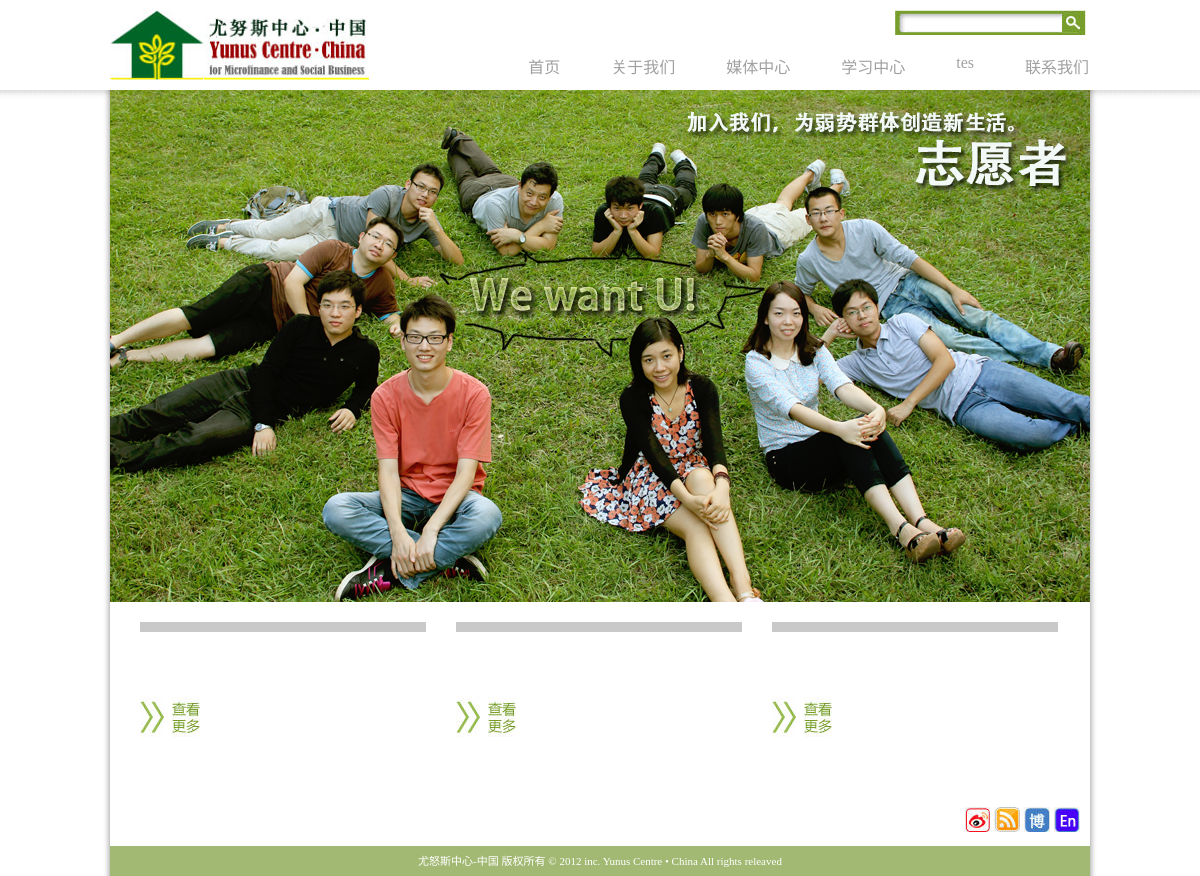
Page /about-us on the committed database.
### centre/models.py (models this page shows, shortened)
class Menu(models.Model):
    name = models.CharField(u'名称', max_length=50)
    name_english = models.CharField(u'英文名称', max_length=50, blank=True)
    order = models.IntegerField(u'排序')
    image = models.ImageField(u'图片', upload_to="menu", blank=True, help_text=u"图片大小为980px x 240px, 否则页面布局会出现不协调")
    parent = models.ForeignKey('Menu', verbose_name= u'父级', null=True, blank=True, related_name='menu_items')
    deletable = models.BooleanField(u'是否可删除', default=True)
    class Meta:
        verbose_name = u'菜单'
        verbose_name_plural= u'菜单'
    def has_child(self):
        return Menu.objects.filter(parent__id=self.id)

### yunus/views.py (the view)
# urls.py: url(r'^about-us$', 'yunus.views.about_us', name='about_us'),
def about_us(request):
    return render(request, 'about_us.html', locals())

### centre/templatetags/tran.py (called while the page is built)
def tran(obj, field, lang_cod):
	field += '' if lang_cod == 'zh-cn' else '_english'
	return getattr(obj, field)

### yunus/processors.py (called while the page is built)
def menus(request):
	menus = Menu.objects.filter(parent=None).order_by('order')
	return {'menus': menus}

### templates/about_us.html (shortened to what this page needs)
{% extends 'base.html' %}
{% block slide_images %}
<img src="/static/image/home.jpg" />
{% endblock %}
{% block content %}
<div class="box-list">
    {% include "_inner_article_list.html" with item=miniature lineitem=miniature_articles %}
    {% include "_inner_article_list.html" with item=social lineitem=social_articles %}
    {% include "_inner_article_list.html" with item=join_us lineitem=join_us_articles %}
</div>
{% endblock %}

### templates/menus.html (shortened to what this page needs)
{% load tran %}
<ul id="menus">
	<li><a href="/">
	{% if request.LANGUAGE_CODE == 'zh-cn' %}首页{% else %}Home{% endif %}
	</a></li>
	{% for menu in menus %}
	<li>
		<a href="/menu/{{menu.id}}" {% if menu.has_child %}onclick="return false;"{% endif %} onmouseover="mopen('menuitems{{menu.id}}')" onmouseout="mclosetime()">{% tran menu "name" request.LANGUAGE_CODE %}</a>
	</li>
	{% endfor %}
	<li><a href="/contact-us">
	{% if request.LANGUAGE_CODE == 'zh-cn' %}联系我们{% else %}Contact Us{% endif %}
	</a></li>
</ul>

### static/css/style.css (style rules this page uses)
body { font-family: "微软雅黑"; padding: 0; margin: 0; }
img, a img { border: none; }
.box-list { margin:20px 0 20px 30px; }

### static/css/menu.css (style rules this page uses)
#menus { margin: 0 auto; z-index: 30; height:23px; }
#menus li { margin: 0; padding: 0; list-style: none; float: left; padding: 4px 25px; }
#menus li:last-child { padding-right: 0px; }
#menus li a { display: block; margin: 0 1px 0 0; #padding: 4px 25px; color: #A0A0A0; text-align: left; text-decoration: none; }

### rows in the picture
Menu: name "关于我们"
Menu: name "媒体中心"
Menu: name "学习中心"
Menu: name "tes"
